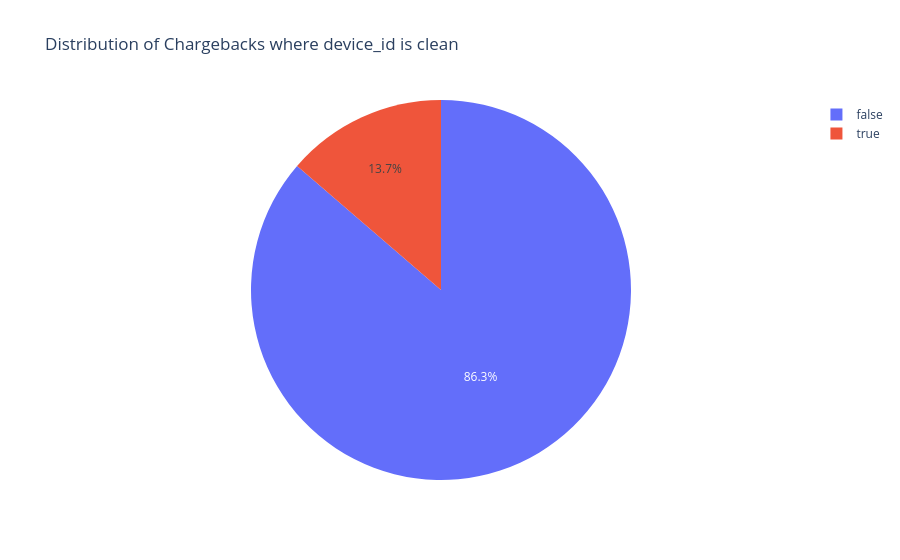

This figure's notebook cell:
### Code cell
df_nan = df[~df['device_id'].isna()]
cbk_counts = df_nan['has_cbk'].value_counts().reset_index()
cbk_counts.columns = ['has_cbk', 'count']

fig = px.pie(cbk_counts, values='count', names='has_cbk', title='Distribution of Chargebacks where device_id is clean')
fig.show()

### Figure 1 — Plotly figure (JSON) as saved in the notebook; plotly's stock layout.template omitted (floating-point values rounded to 4 significant figures)
{"data": [{"domain": {"x": [0, 1], "y": [0, 1]}, "hovertemplate": "has_cbk=%{label}<br>count=%{value}<extra></extra>", "labels": [false, true], "legendgroup": "", "name": "", "showlegend": true, "type": "pie", "values": [2045, 324]}], "layout": {"legend": {"tracegroupgap": 0}, "title": {"text": "Distribution of Chargebacks where device_id is clean"}}}
